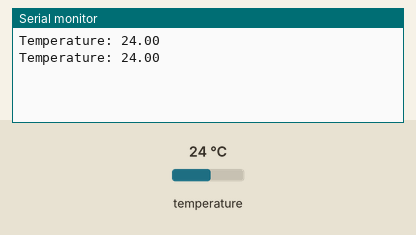
Simulated run of this sketch. Board: ESP32. Shown: the last lines printed to the serial monitor. Inputs (shaded band) come from the test bench; at power-on: temperature 24 °C.

Above: at 10.8 s.
10.9 s: temperature set to 12 °C
At 16.4 s:
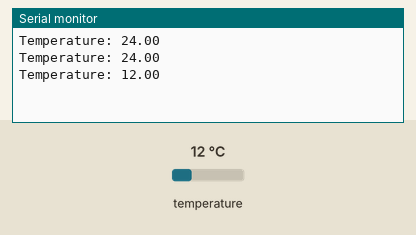
18.4 s: temperature set to 19 °C
At 21.4 s:
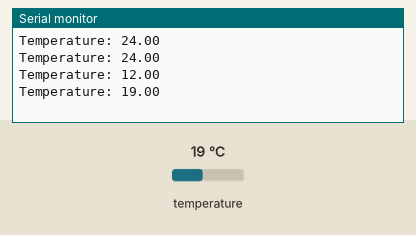
Timing chart, 0 to 22.9 s (numbered marks = the images above; inputs shaded):
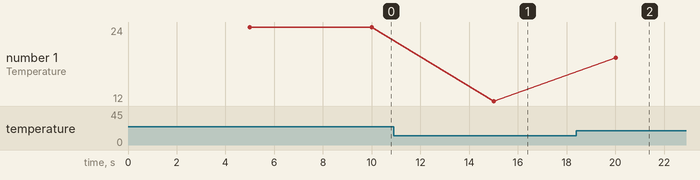

The sketch:

ESP32_BinarySemaphore_DHT22.ino
```cpp
#include "DHTesp.h"

DHTesp dht;
hw_timer_t * timer;
SemaphoreHandle_t syncSemaphore;
int dhtPin = 4;     // Digital pin connected to the DHT22 sensor
int sampleTimer = 5 * 1000000 ; // 5 s

void IRAM_ATTR onTimer() {
  xSemaphoreGiveFromISR(syncSemaphore, NULL);
}

void setup() {
  Serial.begin(115200);
  syncSemaphore = xSemaphoreCreateBinary();
  dht.setup(dhtPin, DHTesp::DHT22);

  timer = timerBegin(0, 80, true);
  timerAttachInterrupt(timer, &onTimer, true);
  timerAlarmWrite(timer, sampleTimer, true);
  timerAlarmEnable(timer);
}

void loop() {
  xSemaphoreTake(syncSemaphore, portMAX_DELAY);
  float temperature = dht.getTemperature();
  Serial.print("Temperature: ");
  Serial.println(temperature);
}
```

Measured:
- after the input at 10.9 s, the serial monitor: prints a new line after 4.1 s (image 1)
- after the input at 18.4 s, the serial monitor: prints a new line after 1.6 s (image 2)
- plotted number 1: 24 → 12 after the input at 10.9 s, 12 → 19 after the input at 18.4 s
